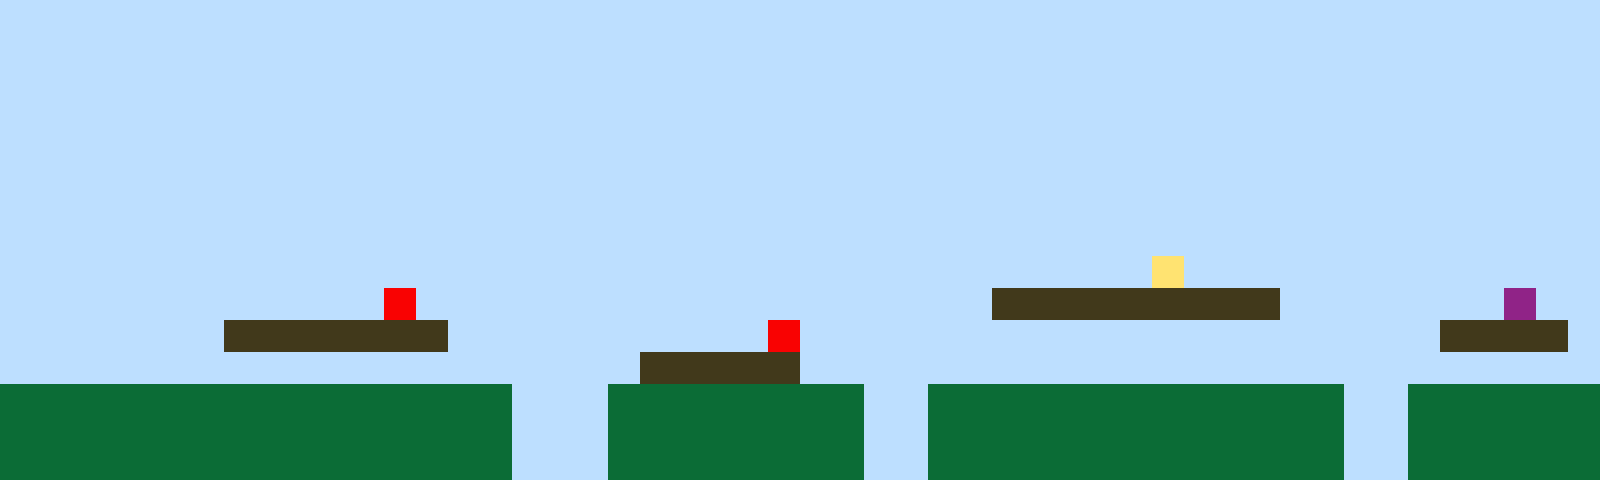

Below is a game level as drawn by its tile map, then a one-line description and the .tmx file that defines it, in full:
An orthogonal 50x15 tile map with 32x32 px tiles, 1 tile layer (Tile Layer 1).

<map version="1.10" tiledversion="1.11.2" orientation="orthogonal" renderorder="right-up" width="50" height="15" tilewidth="32" tileheight="32" infinite="0" nextlayerid="2" nextobjectid="1"><editorsettings><export target="map1.csv" format="csv" /></editorsettings><tileset firstgid="1" name="sprites" tilewidth="32" tileheight="32" tilecount="6" columns="3"><image source="sprites.png" width="96" height="64" /></tileset><layer id="1" name="Tile Layer 1" width="50" height="15"><data encoding="csv">1,1,1,1,1,1,1,1,1,1,1,1,1,1,1,1,1,1,1,1,1,1,1,1,1,1,1,1,1,1,1,1,1,1,1,1,1,1,1,1,1,1,1,1,1,1,1,1,1,1,1,1,1,1,1,1,1,1,1,1,1,1,1,1,1,1,1,1,1,1,1,1,1,1,1,1,1,1,1,1,1,1,1,1,1,1,1,1,1,1,1,1,1,1,1,1,1,1,1,1,1,1,1,1,1,1,1,1,1,1,1,1,1,1,1,1,1,1,1,1,1,1,1,1,1,1,1,1,1,1,1,1,1,1,1,1,1,1,1,1,1,1,1,1,1,1,1,1,1,1,1,1,1,1,1,1,1,1,1,1,1,1,1,1,1,1,1,1,1,1,1,1,1,1,1,1,1,1,1,1,1,1,1,1,1,1,1,1,1,1,1,1,1,1,1,1,1,1,1,1,1,1,1,1,1,1,1,1,1,1,1,1,1,1,1,1,1,1,1,1,1,1,1,1,1,1,1,1,1,1,1,1,1,1,1,1,1,1,1,1,1,1,1,1,1,1,1,1,1,1,1,1,1,1,1,1,1,1,1,1,1,1,1,1,1,1,1,1,1,1,1,1,1,1,1,1,1,1,1,1,1,1,1,1,1,1,1,1,1,1,1,1,1,1,1,1,1,1,1,1,1,1,1,1,1,1,1,1,1,1,1,1,1,1,1,1,1,1,1,1,1,1,1,1,1,1,1,1,1,1,1,1,1,1,1,1,1,1,1,1,1,1,1,1,1,1,1,1,1,1,1,1,1,1,1,1,1,1,1,1,1,1,1,1,1,1,1,1,1,1,1,1,1,1,1,1,1,1,1,1,1,1,1,1,1,1,1,1,1,1,1,1,1,1,1,1,1,1,1,1,1,1,1,1,1,1,1,1,1,1,1,1,1,1,1,1,1,1,1,1,1,1,1,1,1,1,1,1,1,1,1,1,1,1,1,1,4,1,1,1,1,1,1,1,1,1,1,1,1,1,1,1,1,1,1,1,1,1,1,1,1,1,5,1,1,1,1,1,1,1,1,1,1,1,1,1,1,1,1,1,1,3,3,3,3,3,3,3,3,3,1,1,1,1,1,1,1,6,1,1,1,1,1,1,1,1,1,3,3,3,3,3,3,3,1,1,1,1,1,1,1,1,1,1,5,1,1,1,1,1,1,1,1,1,1,1,1,1,1,1,1,1,1,1,1,3,3,3,3,1,1,1,1,1,1,1,1,1,1,1,1,1,1,1,1,1,1,1,1,1,3,3,3,3,3,1,1,1,1,1,1,1,1,1,1,1,1,1,1,1,1,1,1,1,1,1,1,1,1,1,2,2,2,2,2,2,2,2,2,2,2,2,2,2,2,2,1,1,1,2,2,2,2,2,2,2,2,1,1,2,2,2,2,2,2,2,2,2,2,2,2,2,1,1,2,2,2,2,2,2,2,2,2,2,2,2,2,2,2,2,2,2,2,2,2,2,1,1,1,2,2,2,2,2,2,2,2,1,1,2,2,2,2,2,2,2,2,2,2,2,2,2,1,1,2,2,2,2,2,2,2,2,2,2,2,2,2,2,2,2,2,2,2,2,2,2,1,1,1,2,2,2,2,2,2,2,2,1,1,2,2,2,2,2,2,2,2,2,2,2,2,2,1,1,2,2,2,2,2,2</data></layer></map>
